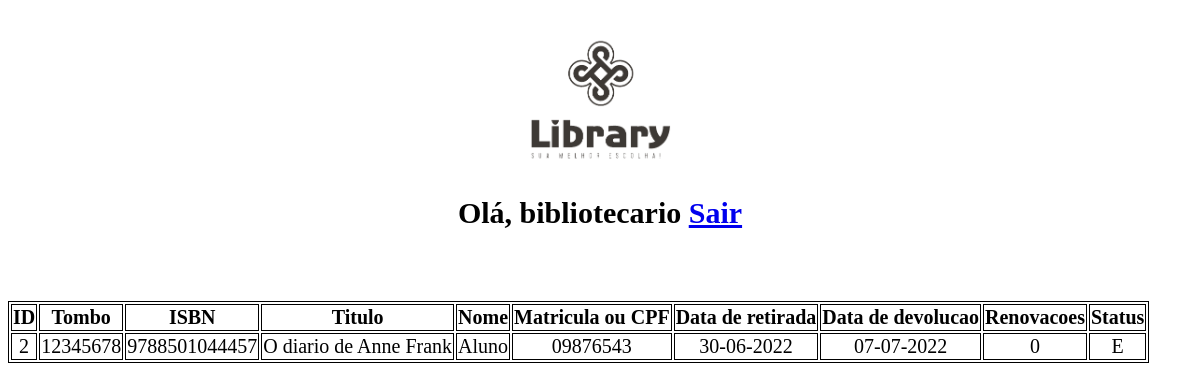
The page /atemprestimos.php (signed in) on the database its author committed.
### tables this page shows
CREATE TABLE `cadastro_usuarios` (
  `id_usuario` int(11) NOT NULL,
  `tipo_usuario` varchar(1) NOT NULL,
  `matcpf` varchar(20) NOT NULL,
  `nome` varchar(200) NOT NULL,
  `email` varchar(50) NOT NULL,
  `telefone` varchar(12) NOT NULL,
  `celular` varchar(12) NOT NULL,
  `login` varchar(50) NOT NULL,
  `senha` varchar(32) NOT NULL
);

CREATE TABLE `emprestimos` (
  `id_emprestimo` int(11) NOT NULL,
  `id_livro` int(11) NOT NULL,
  `id_usuario` int(11) NOT NULL,
  `data` varchar(10) NOT NULL,
  `data_devolucao` varchar(10) NOT NULL,
  `renovacoes` varchar(1) NOT NULL,
  `emstatus` varchar(1) NOT NULL
);

CREATE TABLE `cadastro_livros` (
  `id_livro` int(11) NOT NULL,
  `genero` varchar(20) NOT NULL,
  `isbn` varchar(13) NOT NULL,
  `tombo` varchar(20) NOT NULL,
  `titulo` varchar(200) NOT NULL,
  `autores` varchar(200) NOT NULL,
  `edicao` varchar(2) NOT NULL,
  `ano` varchar(4) NOT NULL,
  `editora` varchar(20) NOT NULL,
  `exemplar` varchar(4) NOT NULL,
  `observacoes` varchar(400) NOT NULL
);

### verifica_sessao.php (called while the page is built, shortened)
<?php
require_once 'conexao_bd.php';
if (!isset($_SESSION['logado'])) {
  header('Location: login.php');
} else {
  $id = $_SESSION['id_usuario'];
  $sql = "SELECT * FROM cadastro_usuarios WHERE id_usuario = '$id' ";
  $resultado = mysqli_query($conexao, $sql);
  $dados = mysqli_fetch_array($resultado);
}

### atemprestimos.php (the view, shortened to what this page needs)
<?php
require_once 'verifica_sessao.php';
?>
<!DOCTYPE HTML>
<html>
<head>
    <link rel="stylesheet" href="./estilos/estilo_02.css">
</head>
<body>
    <?php
    $dados_emprestimos = "";
    $erro = $erro_emprestimos = "";
    include 'conexao_bd.php';
    $sql = "SELECT emprestimos.id_emprestimo, emprestimos.data, emprestimos.data_devolucao, emprestimos.renovacoes, emprestimos.emstatus,cadastro_livros.isbn, cadastro_livros.tombo, cadastro_livros.titulo, cadastro_usuarios.nome, cadastro_usuarios.matcpf FROM emprestimos
    INNER JOIN cadastro_livros ON emprestimos.id_livro = cadastro_livros.id_livro
    INNER JOIN cadastro_usuarios ON emprestimos.id_usuario = cadastro_usuarios.id_usuario WHERE emprestimos.emstatus='E'";
    $resultado = mysqli_query($conexao, $sql);
    if (mysqli_num_rows($resultado) > 0) {
        $dados_emprestimos = $resultado;
    } else {
        $erro_emprestimos = "Nao foi encontrado nenhum emprestimo";
    }
    ?>
    <div class="bloco">
        <img src="./imagens/library.png" style="width:12%" ;br>
        <h2>Olá, <?php echo $dados['nome']; ?> <a href='logout.php'>Sair</a></h2>
        <br><?php echo $erro . $erro_emprestimos; ?>
        <?php
        if (!empty($dados_emprestimos)) {
            while ($row = mysqli_fetch_assoc($dados_emprestimos)) {
                echo "<br><table><tr><th>ID</th><th>Tombo</th><th>ISBN</th><th>Titulo</th><th>Nome</th><th>Matricula ou CPF</th><th>Data de retirada</th><th>Data de devolucao</th><th>Renovacoes</th><th>Status</th></tr>";
                echo  "<tr><td>" . $row["id_emprestimo"] . "</td><td>" . $row["tombo"] . "</td><td>" . $row["isbn"] . "</td><td>" . $row["titulo"] . "</td><td>" . $row["nome"] . "</td><td>" . $row["matcpf"] . "</td><td>" . $row["data"] . "</td><td>" . $row["data_devolucao"] . "</td><td>" . $row["renovacoes"] . "</td><td>" . $row["emstatus"] . "</td></tr>" . "</table>";
            }
        }
        ?>
        <body>
</html>

### estilos/estilo_02.css (style rules this page uses)
.bloco { padding: 28px 0; text-align: center; font-size: 20px; }
::placeholder { text-align: center; color: black; }
table, th, td { border: 1px solid black; }

### rows shown on the page
cadastro_usuarios: nome "bibliotecario"
emprestimos: id_emprestimo "2", id_livro.tombo "12345678", id_livro.isbn "9788501044457", id_livro.titulo "O diario de Anne Frank", id_usuario.nome "Aluno", id_usuario.matcpf "09876543", data "30-06-2022", data_devolucao "07-07-2022", renovacoes "0", emstatus "E"
